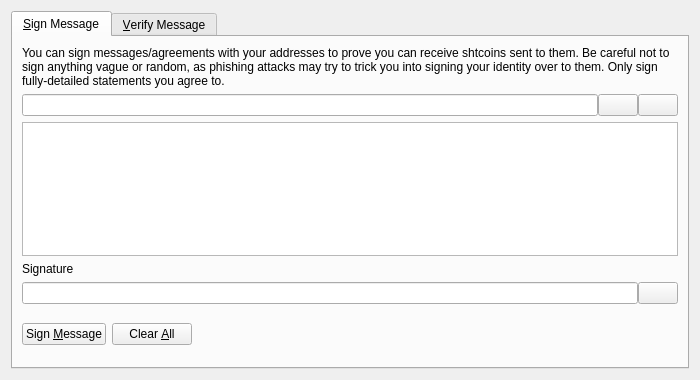
<?xml version="1.0" encoding="UTF-8"?>
<ui version="4.0">
 <class>SignVerifyMessageDialog</class>
 <widget class="QDialog" name="SignVerifyMessageDialog">
  <property name="geometry">
   <rect>
    <x>0</x>
    <y>0</y>
    <width>700</width>
    <height>380</height>
   </rect>
  </property>
  <property name="windowTitle">
   <string>Signatures - Sign / Verify a Message</string>
  </property>
  <property name="modal">
   <bool>true</bool>
  </property>
  <layout class="QVBoxLayout" name="verticalLayout">
   <item>
    <widget class="QTabWidget" name="tabWidget">
     <property name="currentIndex">
      <number>0</number>
     </property>
     <widget class="QWidget" name="tabSignMessage">
      <attribute name="title">
       <string>&amp;Sign Message</string>
      </attribute>
      <layout class="QVBoxLayout" name="verticalLayout_SM">
       <item>
        <widget class="QLabel" name="infoLabel_SM">
         <property name="text">
          <string>You can sign messages/agreements with your addresses to prove you can receive shtcoins sent to them. Be careful not to sign anything vague or random, as phishing attacks may try to trick you into signing your identity over to them. Only sign fully-detailed statements you agree to.</string>
         </property>
         <property name="textFormat">
          <enum>Qt::PlainText</enum>
         </property>
         <property name="wordWrap">
          <bool>true</bool>
         </property>
        </widget>
       </item>
       <item>
        <layout class="QHBoxLayout" name="horizontalLayout_1_SM">
         <property name="spacing">
          <number>0</number>
         </property>
         <item>
          <widget class="QValidatedLineEdit" name="addressIn_SM">
           <property name="toolTip">
            <string>The Shtcoin address to sign the message with</string>
           </property>
          </widget>
         </item>
         <item>
          <widget class="QPushButton" name="addressBookButton_SM">
           <property name="toolTip">
            <string>Choose previously used address</string>
           </property>
           <property name="text">
            <string/>
           </property>
           <property name="icon">
            <iconset resource="../bitcoin.qrc">
             <normaloff>:/icons/address-book</normaloff>:/icons/address-book</iconset>
           </property>
           <property name="shortcut">
            <string>Alt+A</string>
           </property>
           <property name="autoDefault">
            <bool>false</bool>
           </property>
          </widget>
         </item>
         <item>
          <widget class="QPushButton" name="pasteButton_SM">
           <property name="toolTip">
            <string>Paste address from clipboard</string>
           </property>
           <property name="text">
            <string/>
           </property>
           <property name="icon">
            <iconset resource="../bitcoin.qrc">
             <normaloff>:/icons/editpaste</normaloff>:/icons/editpaste</iconset>
           </property>
           <property name="shortcut">
            <string>Alt+P</string>
           </property>
           <property name="autoDefault">
            <bool>false</bool>
           </property>
          </widget>
         </item>
        </layout>
       </item>
       <item>
        <widget class="QPlainTextEdit" name="messageIn_SM">
         <property name="toolTip">
          <string>Enter the message you want to sign here</string>
         </property>
        </widget>
       </item>
       <item>
        <widget class="QLabel" name="signatureLabel_SM">
         <property name="text">
          <string>Signature</string>
         </property>
         <property name="textFormat">
          <enum>Qt::PlainText</enum>
         </property>
        </widget>
       </item>
       <item>
        <layout class="QHBoxLayout" name="horizontalLayout_2_SM">
         <property name="spacing">
          <number>0</number>
         </property>
         <item>
          <widget class="QLineEdit" name="signatureOut_SM">
           <property name="font">
            <font>
             <italic>true</italic>
            </font>
           </property>
           <property name="readOnly">
            <bool>true</bool>
           </property>
          </widget>
         </item>
         <item>
          <widget class="QPushButton" name="copySignatureButton_SM">
           <property name="toolTip">
            <string>Copy the current signature to the system clipboard</string>
           </property>
           <property name="text">
            <string/>
           </property>
           <property name="icon">
            <iconset resource="../bitcoin.qrc">
             <normaloff>:/icons/editcopy</normaloff>:/icons/editcopy</iconset>
           </property>
           <property name="autoDefault">
            <bool>false</bool>
           </property>
          </widget>
         </item>
        </layout>
       </item>
       <item>
        <layout class="QHBoxLayout" name="horizontalLayout_3_SM">
         <item>
          <widget class="QPushButton" name="signMessageButton_SM">
           <property name="toolTip">
            <string>Sign the message to prove you own this Shtcoin address</string>
           </property>
           <property name="text">
            <string>Sign &amp;Message</string>
           </property>
           <property name="icon">
            <iconset resource="../bitcoin.qrc">
             <normaloff>:/icons/edit</normaloff>:/icons/edit</iconset>
           </property>
           <property name="autoDefault">
            <bool>false</bool>
           </property>
          </widget>
         </item>
         <item>
          <widget class="QPushButton" name="clearButton_SM">
           <property name="toolTip">
            <string>Reset all sign message fields</string>
           </property>
           <property name="text">
            <string>Clear &amp;All</string>
           </property>
           <property name="icon">
            <iconset resource="../bitcoin.qrc">
             <normaloff>:/icons/remove</normaloff>:/icons/remove</iconset>
           </property>
           <property name="autoDefault">
            <bool>false</bool>
           </property>
          </widget>
         </item>
         <item>
          <spacer name="horizontalSpacer_1_SM">
           <property name="orientation">
            <enum>Qt::Horizontal</enum>
           </property>
           <property name="sizeHint" stdset="0">
            <size>
             <width>40</width>
             <height>48</height>
            </size>
           </property>
          </spacer>
         </item>
         <item>
          <widget class="QLabel" name="statusLabel_SM">
           <property name="font">
            <font>
             <weight>75</weight>
             <bold>true</bold>
            </font>
           </property>
           <property name="text">
            <string/>
           </property>
           <property name="wordWrap">
            <bool>true</bool>
           </property>
          </widget>
         </item>
         <item>
          <spacer name="horizontalSpacer_2_SM">
           <property name="orientation">
            <enum>Qt::Horizontal</enum>
           </property>
           <property name="sizeHint" stdset="0">
            <size>
             <width>40</width>
             <height>48</height>
            </size>
           </property>
          </spacer>
         </item>
        </layout>
       </item>
      </layout>
     </widget>
     <widget class="QWidget" name="tabVerifyMessage">
      <attribute name="title">
       <string>&amp;Verify Message</string>
      </attribute>
      <layout class="QVBoxLayout" name="verticalLayout_VM">
       <item>
        <widget class="QLabel" name="infoLabel_VM">
         <property name="text">
          <string>Enter the receiver's address, message (ensure you copy line breaks, spaces, tabs, etc. exactly) and signature below to verify the message. Be careful not to read more into the signature than what is in the signed message itself, to avoid being tricked by a man-in-the-middle attack. Note that this only proves the signing party receives with the address, it cannot prove sendership of any transaction!</string>
         </property>
         <property name="textFormat">
          <enum>Qt::PlainText</enum>
         </property>
         <property name="alignment">
          <set>Qt::AlignLeading|Qt::AlignLeft|Qt::AlignTop</set>
         </property>
         <property name="wordWrap">
          <bool>true</bool>
         </property>
        </widget>
       </item>
       <item>
        <layout class="QHBoxLayout" name="horizontalLayout_1_VM">
         <property name="spacing">
          <number>0</number>
         </property>
         <item>
          <widget class="QValidatedLineEdit" name="addressIn_VM">
           <property name="toolTip">
            <string>The Shtcoin address the message was signed with</string>
           </property>
          </widget>
         </item>
         <item>
          <widget class="QPushButton" name="addressBookButton_VM">
           <property name="toolTip">
            <string>Choose previously used address</string>
           </property>
           <property name="text">
            <string/>
           </property>
           <property name="icon">
            <iconset resource="../bitcoin.qrc">
             <normaloff>:/icons/address-book</normaloff>:/icons/address-book</iconset>
           </property>
           <property name="shortcut">
            <string>Alt+A</string>
           </property>
           <property name="autoDefault">
            <bool>false</bool>
           </property>
          </widget>
         </item>
        </layout>
       </item>
       <item>
        <widget class="QPlainTextEdit" name="messageIn_VM"/>
       </item>
       <item>
        <widget class="QValidatedLineEdit" name="signatureIn_VM"/>
       </item>
       <item>
        <layout class="QHBoxLayout" name="horizontalLayout_2_VM">
         <item>
          <widget class="QPushButton" name="verifyMessageButton_VM">
           <property name="toolTip">
            <string>Verify the message to ensure it was signed with the specified Shtcoin address</string>
           </property>
           <property name="text">
            <string>Verify &amp;Message</string>
           </property>
           <property name="icon">
            <iconset resource="../bitcoin.qrc">
             <normaloff>:/icons/transaction_0</normaloff>:/icons/transaction_0</iconset>
           </property>
           <property name="autoDefault">
            <bool>false</bool>
           </property>
          </widget>
         </item>
         <item>
          <widget class="QPushButton" name="clearButton_VM">
           <property name="toolTip">
            <string>Reset all verify message fields</string>
           </property>
           <property name="text">
            <string>Clear &amp;All</string>
           </property>
           <property name="icon">
            <iconset resource="../bitcoin.qrc">
             <normaloff>:/icons/remove</normaloff>:/icons/remove</iconset>
           </property>
           <property name="autoDefault">
            <bool>false</bool>
           </property>
          </widget>
         </item>
         <item>
          <spacer name="horizontalSpacer_1_VM">
           <property name="orientation">
            <enum>Qt::Horizontal</enum>
           </property>
           <property name="sizeHint" stdset="0">
            <size>
             <width>40</width>
             <height>48</height>
            </size>
           </property>
          </spacer>
         </item>
         <item>
          <widget class="QLabel" name="statusLabel_VM">
           <property name="font">
            <font>
             <weight>75</weight>
             <bold>true</bold>
            </font>
           </property>
           <property name="text">
            <string/>
           </property>
           <property name="wordWrap">
            <bool>true</bool>
           </property>
          </widget>
         </item>
         <item>
          <spacer name="horizontalSpacer_2_VM">
           <property name="orientation">
            <enum>Qt::Horizontal</enum>
           </property>
           <property name="sizeHint" stdset="0">
            <size>
             <width>40</width>
             <height>48</height>
            </size>
           </property>
          </spacer>
         </item>
        </layout>
       </item>
      </layout>
     </widget>
    </widget>
   </item>
  </layout>
 </widget>
 <customwidgets>
  <customwidget>
   <class>QValidatedLineEdit</class>
   <extends>QLineEdit</extends>
   <header>qt/qvalidatedlineedit.h</header>
  </customwidget>
 </customwidgets>
 <resources>
  <include location="../bitcoin.qrc"/>
 </resources>
 <connections/>
</ui>
